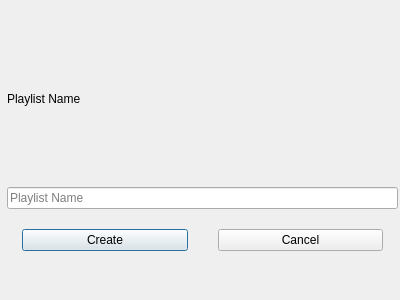
<?xml version="1.0" encoding="UTF-8"?>
<ui version="4.0">
 <class>CreatePlaylistDialog</class>
 <widget class="QDialog" name="CreatePlaylistDialog">
  <property name="geometry">
   <rect>
    <x>0</x>
    <y>0</y>
    <width>400</width>
    <height>300</height>
   </rect>
  </property>
  <property name="windowTitle">
   <string>Dialog</string>
  </property>
  <widget class="QWidget" name="layoutWidget">
   <property name="geometry">
    <rect>
     <x>7</x>
     <y>30</y>
     <width>391</width>
     <height>221</height>
    </rect>
   </property>
   <layout class="QVBoxLayout" name="verticalLayout">
    <property name="spacing">
     <number>20</number>
    </property>
    <item>
     <widget class="QLabel" name="playlistNameLabel">
      <property name="text">
       <string>Playlist Name</string>
      </property>
     </widget>
    </item>
    <item>
     <widget class="QLineEdit" name="playlistNameLineEdit">
      <property name="placeholderText">
       <string>Playlist Name</string>
      </property>
     </widget>
    </item>
    <item>
     <layout class="QHBoxLayout" name="horizontalLayout">
      <property name="spacing">
       <number>30</number>
      </property>
      <property name="leftMargin">
       <number>15</number>
      </property>
      <property name="rightMargin">
       <number>15</number>
      </property>
      <item>
       <widget class="QPushButton" name="createButton">
        <property name="text">
         <string>Create</string>
        </property>
       </widget>
      </item>
      <item>
       <widget class="QPushButton" name="cancelButton">
        <property name="text">
         <string>Cancel</string>
        </property>
       </widget>
      </item>
     </layout>
    </item>
   </layout>
  </widget>
 </widget>
 <resources/>
 <connections/>
</ui>
